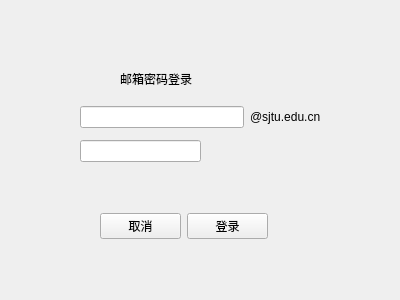
<?xml version="1.0" encoding="UTF-8"?>
<ui version="4.0">
 <class>LoginWindow</class>
 <widget class="QWidget" name="LoginWindow">
  <property name="geometry">
   <rect>
    <x>0</x>
    <y>0</y>
    <width>400</width>
    <height>300</height>
   </rect>
  </property>
  <property name="windowTitle">
   <string>登录</string>
  </property>
  <widget class="QLabel" name="label_2">
   <property name="geometry">
    <rect>
     <x>120</x>
     <y>70</y>
     <width>101</width>
     <height>17</height>
    </rect>
   </property>
   <property name="text">
    <string>邮箱密码登录</string>
   </property>
  </widget>
  <widget class="QLabel" name="status_label">
   <property name="geometry">
    <rect>
     <x>140</x>
     <y>30</y>
     <width>67</width>
     <height>17</height>
    </rect>
   </property>
   <property name="text">
    <string/>
   </property>
  </widget>
  <widget class="QWidget" name="">
   <property name="geometry">
    <rect>
     <x>80</x>
     <y>100</y>
     <width>241</width>
     <height>62</height>
    </rect>
   </property>
   <layout class="QVBoxLayout" name="verticalLayout">
    <item>
     <layout class="QHBoxLayout" name="horizontalLayout">
      <item>
       <widget class="QLineEdit" name="account_edit"/>
      </item>
      <item>
       <widget class="QLabel" name="label">
        <property name="text">
         <string>@sjtu.edu.cn</string>
        </property>
       </widget>
      </item>
     </layout>
    </item>
    <item>
     <layout class="QHBoxLayout" name="horizontalLayout_2">
      <item>
       <widget class="QLineEdit" name="password_edit"/>
      </item>
      <item>
       <spacer name="horizontalSpacer">
        <property name="orientation">
         <enum>Qt::Horizontal</enum>
        </property>
        <property name="sizeHint" stdset="0">
         <size>
          <width>40</width>
          <height>20</height>
         </size>
        </property>
       </spacer>
      </item>
     </layout>
    </item>
   </layout>
  </widget>
  <widget class="QWidget" name="">
   <property name="geometry">
    <rect>
     <x>100</x>
     <y>210</y>
     <width>168</width>
     <height>33</height>
    </rect>
   </property>
   <layout class="QHBoxLayout" name="horizontalLayout_3">
    <item>
     <widget class="QPushButton" name="cancel_button">
      <property name="text">
       <string>取消</string>
      </property>
     </widget>
    </item>
    <item>
     <widget class="QPushButton" name="login_button">
      <property name="text">
       <string>登录</string>
      </property>
     </widget>
    </item>
   </layout>
  </widget>
 </widget>
 <resources/>
 <connections/>
</ui>
